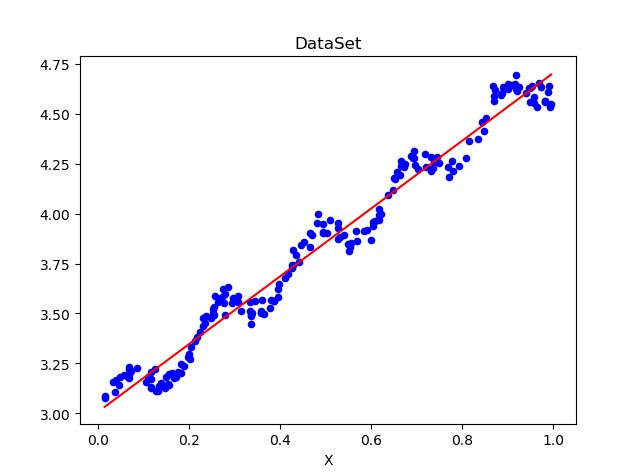

This figure's Python source:
import numpy as np 
import matplotlib.pyplot as plt 

def loadDataSet(filename):
	fr=open(filename)
	xArr=[]
	yArr=[]
	numFeat=len(open(filename).readline().split('\t'))-1
	for line in fr.readlines():
		lineArr=[]
		curline=line.strip().split('\t')
		for i in range(numFeat):
			lineArr.append(float(curline[i]))
		xArr.append(lineArr)
		yArr.append(float(curline[-1]))
	return xArr,yArr

def standRegres(xArr,yArr):
	xMat=np.mat(xArr)
	yMat=np.mat(yArr).T 
	XTX=xMat.T*xMat
	if np.linalg.det(XTX)==0.0:
		print("矩阵奇异")
	w=XTX.I*(xMat.T*yMat)
	return w

def plotRegress():
	xArr,yArr=loadDataSet('ex0.txt')
	w=standRegres(xArr,yArr)
	xMat=np.mat(xArr)
	yMat=np.mat(yArr)
	xCopy=xMat.copy()
	xCopy.sort(0)
	yHat=xCopy*w
	fig=plt.figure()
	ax=fig.add_subplot(111)
	ax.plot(xCopy[:,1],yHat,c='red')
	ax.scatter(xMat[:,1].flatten().A[0],yMat.flatten().A[0],s=20,c='blue')
	plt.title('DataSet')
	plt.xlabel('X')
	plt.show()

plotRegress()
